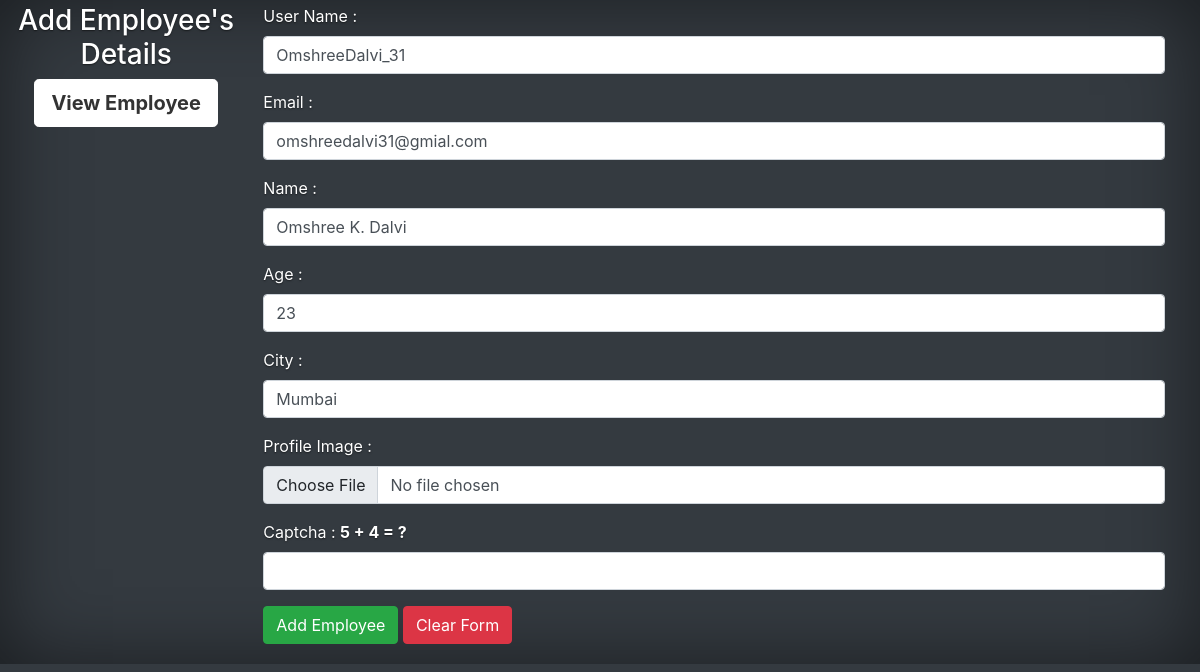
The page /edit.php?edit=5 on the database its author committed.
### tables this page shows
CREATE TABLE `employee` (
  `id` int(11) NOT NULL,
  `uname` varchar(255) NOT NULL,
  `email` varchar(255) NOT NULL,
  `name` varchar(255) NOT NULL,
  `age` int(11) NOT NULL,
  `city` varchar(255) NOT NULL,
  `image` varchar(255) NOT NULL,
  `created_at` timestamp NOT NULL DEFAULT current_timestamp() ON UPDATE current_timestamp()
);

### todo_class.php (called while the page is built, shortened)
<?php
class Employee{
    private $conn;
    function __construct()
    {
        $this->conn=mysqli_connect("localhost","root","","oops") or die("Connection Error");
    }
    function display($id){
        $dis=mysqli_query($this->conn,"SELECT * FROM employee WHERE id=$id;");
        $result=mysqli_fetch_assoc($dis);
        return $result;
    }
}
?>

### cap.php (called while the page is built, shortened)
<?php
$r1=range(0,9);
$ran1=array_rand($r1);
$r2=range(9,1);
$ran2=array_rand($r2);
$val = $ran1." + ".$ran2." = ?";
?>

### edit.php (the view, shortened to what this page needs)
<?php
include("todo_class.php");
$obj=new Employee;
$id=$_GET['edit'];
$arr=$obj->display($id);
include("cap.php");
?>
<!DOCTYPE html>
<html lang="en">
<head>
    <?php include("head.php");?>
</head>
<body class="d-flex h-100 text-white bg-dark p-1">
    <header class="mb-auto">
        <div class="text-center">
            <h3>Add Employee's Details</h3>
            <a class="btn btn-lg btn-secondary fw-bold border-white bg-white" href="details.php">View Employee </a>
        </div>
    </header>
    <section class="container mr-3">
        <form method="post" enctype="multipart/form-data">
            <div class="form-group">
                <label>User Name :</label>
                <input type="text" class="form-control" name="uname" value="<?= $arr['uname']?>"/>
            </div>
            <div class="form-group">
                <label>Email :</label>
                <input type="email" class="form-control" name="email" value="<?= $arr['email']?>"/>
            </div>
            <div class="form-group">
                <label>Name :</label>
                <input type="text" class="form-control" name="name" value="<?= $arr['name']?>"/>
            </div>
            <div class="form-group">
                <label>Age :</label>
                <input type="text" class="form-control" name="age" value="<?= $arr['age']?>"/>
            </div>
            <div class="form-group">
                <label>City :</label>
                <input type="text" class="form-control" name="city" value="<?= $arr['city']?>"/>
            </div>
            <div class="form-group">
                <label>Profile Image :</label>
                <input type="file" class="form-control" name="filename" value="<?= $arr['image']?>"/>
            </div>
            <div class="form-group">
                <label>Captcha : <b><?php echo $val;?></b></label>
                <input type="text" class="form-control" name="captcha" />
            </div>
            <div class="form-group">
                <input type="submit" class="btn btn-success" name="submit" value="Add Employee"/>
                <input type="reset" class="btn btn-danger" value="Clear Form"/>
            </div>
        </form>
    </section>
</body>
</html>

### style.css (style rules this page uses)
.btn-secondary, .btn-secondary:hover, .btn-secondary:focus { color: #333; text-shadow: none; }
body { text-shadow: 0 .05rem .1rem rgba(0, 0, 0, .5); box-shadow: inset 0 0 5rem rgba(0, 0, 0, .5); }

### rows shown on the page
employee: uname "OmshreeDalvi_31", email "omshreedalvi31@gmial.com", name "Omshree K. Dalvi", age "23", city "Mumbai"
